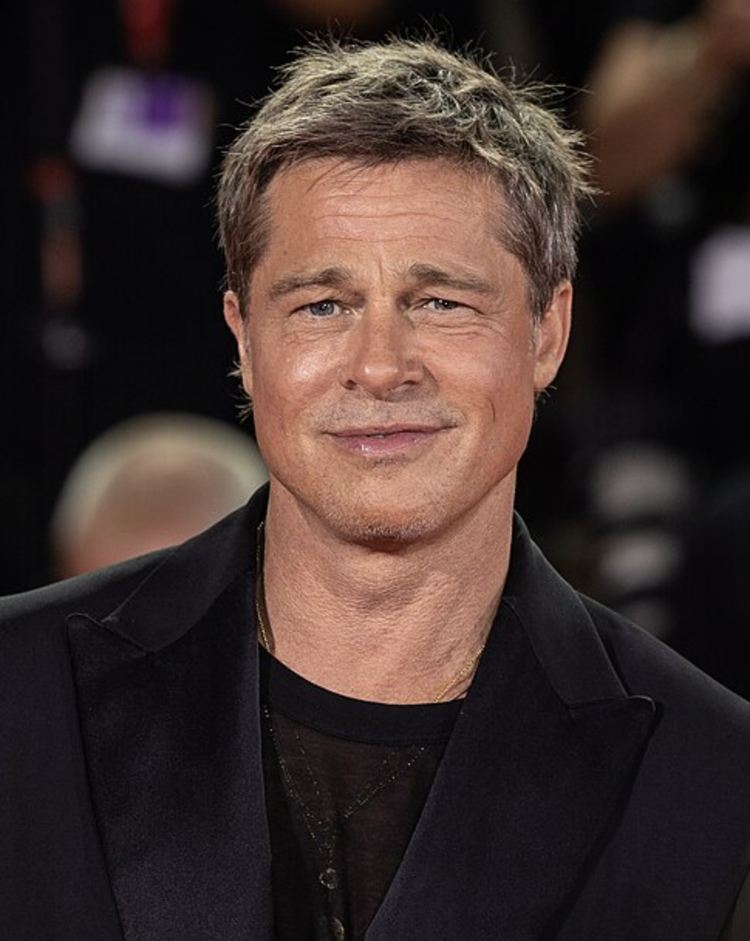
#> input picture cara1.png, 750 x 941 px, shrunk from 970 x 1218 before the run
$ python main.py
#> lines starting #> are read from the running program, lines starting #| are printed output that depends on the picture
from PIL import Image
import numpy as np
import matplotlib.pyplot as plt

#presenta el menu en la consola
def pinta_menu():
    print("*" * 30)
    print("Menu filtros de imagen")
    print("*" * 30)
    print("1.- Convierte la imagen a escala de grises.")
    print("2.- Crea un negativo de la imagen.")
    print("3.- Cambia el brillo de la imagen")
    print("4.- Cambia el contraste de la imagen")
    print("5.- Cambia el color a sepia")
    print("6.- Salir")

#carga la imagen del fichero
def carga_imagen(img_file:str):
#> called with img_file = 'cara1.png'
    try:
        with Image.open(img_file).convert("RGB") as imagen:
            imagen.load()
    except FileNotFoundError as e:
        print(f"Error, el fichero {img_file} no existe.")
    except Exception as e:
        print(f"Error, ocurrió un error inesperado {e.__class__.__name__}")
    else:
        img_rgb = np.array(imagen)
        print(img_rgb.shape)
#| (941, 750, 3)
        return img_rgb

#convierte una imagen en escala de grises
def convertir_grises(img_rgb: np.ndarray):
    img_dst = img_rgb.mean(axis=2).astype(np.uint8)
    return img_dst

#Convierte la imagen en su negativo
def convertir_negativo(img_rgb:np.ndarray):
    img_dst = 255 - img_rgb
    return img_dst

#Aumenta o disminuye el brillo de la imagen
def cambiar_brillo(img_rgb: np.ndarray, brillo=40):
    img_dst = np.clip(img_rgb.astype(np.int16) + brillo, 0, 255).astype(np.uint8)
    return  img_dst

#Aumenta o disminuye el contraste de la imagen
def cambiar_contraste(img_rgb:np.ndarray, factor= 1.3):
    img_float = img_rgb.astype(np.float32)
    #Cálculo que aplica el contraste a la imagen
    img_dst = factor * (img_float -128.0) + 128.0
    img_dst = np.clip(img_dst, 0, 255).astype(np.uint8)
    return img_dst

#Convierte la imagen a tonos sepia
def convertir_sepia(img_rgb:np.ndarray):
    # Matriz de transformación sepia, corresponden con el estándar de Microsoft
    matriz_sepia = np.array([
        [0.393, 0.349, 0.272],
        [0.769, 0.686, 0.534],
        [0.189, 0.168, 0.131]])
    #Multiplicación matricial a lo largo deñ último eje (canales RGB)
    img_dst = img_rgb @ matriz_sepia
    img_dst = np.clip(img_dst, 0, 255).astype(np.uint8)
    return img_dst

#Guarda la imagen en un fichero
def guarda_imagen(img_rgb:np.ndarray, nombre_fichero:str):
    imagen = Image.fromarray(img_rgb)
    imagen.save(nombre_fichero)

def mostrar_comparativa(img_1: np.ndarray, img_2: np.ndarray, titulo_filtro):
    # Crear figura con 1 fila 2 columnas
    fig, axes = plt.subplots(1, 2, figsize=(10, 5))

    # Mostrar imagen original en el primer panel
    axes[0].imshow(img_1)
    axes[0].set_title('Original')
    axes[0].axis('off')

    # Mostrar imagen filtrada en el segundo panel
    # Validar si la imagen es 2D (grises) o 3B (RGB)
    if img_2.ndim == 2:
        axes[1].imshow(img_2, cmap='gray')
    else:
        axes[1].imshow(img_2)

    axes[1].set_title(titulo_filtro)
    axes[1].axis('off')

    # Ajustar diseño  mostrarlo
    plt.tight_layout()
    plt.show()

def main():

    img_rgb = carga_imagen("cara1.png")

    while True:
        pinta_menu()

        entrada = input("Introduce una opción: ")

        if entrada == '6':
            break

        if entrada == '1':
            #convierte la imagen
            img_filtro = convertir_grises(img_rgb)
            guarda_imagen(img_filtro, "img_grises.jpg")
            mostrar_comparativa(img_rgb, img_filtro, 'Escala de grises')
        elif entrada == '2':
            img_filtro = convertir_negativo(img_rgb)
            guarda_imagen(img_filtro, "img_negativo.jpg")
            mostrar_comparativa(img_rgb, img_filtro, 'Negativo')
        elif entrada == '3':
            while True:
                try:
                    brillo = int(input("introduce un valor positivo para aumentar, uno negativo para disminuir: "))
                except ValueError:
                    print("El brillo introducido no es válido.")
                else:
                    img_filtro = cambiar_brillo(img_rgb, brillo)
                    break
            guarda_imagen(img_filtro, "img_brillo.jpg")
            mostrar_comparativa(img_rgb, img_filtro, 'Brillo')
        elif entrada == '4':
            while True:
                try:
                    contraste = float(input("introduce un valor decimal ejemplo: 1.5 para aumentar, 0.5 para disminuir: "))
                except ValueError:
                    print("El contraste introducido no es válido.")
                else:
                    img_filtro = cambiar_contraste(img_rgb, contraste)
                    break
            guarda_imagen(img_filtro, 'img_contraste.jpg')
            mostrar_comparativa(img_rgb, img_filtro, 'Contraste')
        elif entrada == '5':
            img_filtro = convertir_sepia(img_rgb)
            guarda_imagen(img_filtro, 'img_sepia.jpg')
            mostrar_comparativa(img_rgb, img_filtro, 'Sepia')
        else:
            print("Opción no válida")
#> this loop made 7 passes; the answer given on pass 1: 1
#> pass 1, in convertir_grises, `img_dst = img_rgb.mean(axis=2).astype(np.uint8)`:
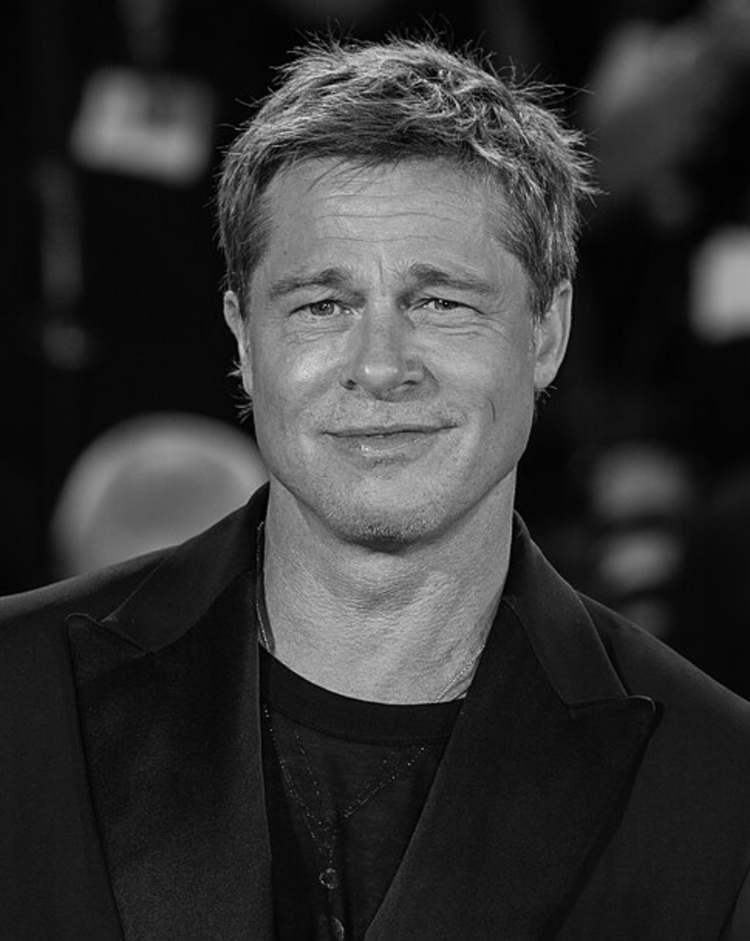
#> img_dst: shape (941, 750); min 0, max 227, mean 52.4
#> pass 1, in mostrar_comparativa, `plt.show()`:
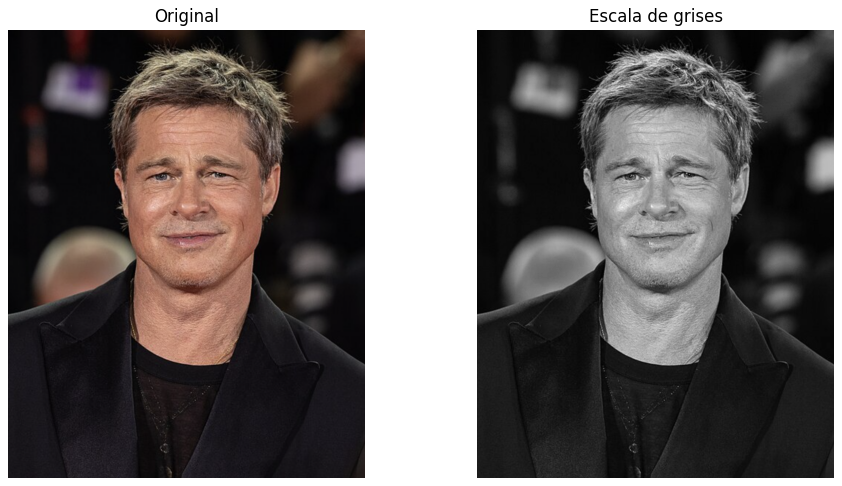
#> figure drawn by matplotlib, 2 panels

if __name__ == "__main__":
#> (the run stopped early here; a loop or call above may not have finished)
